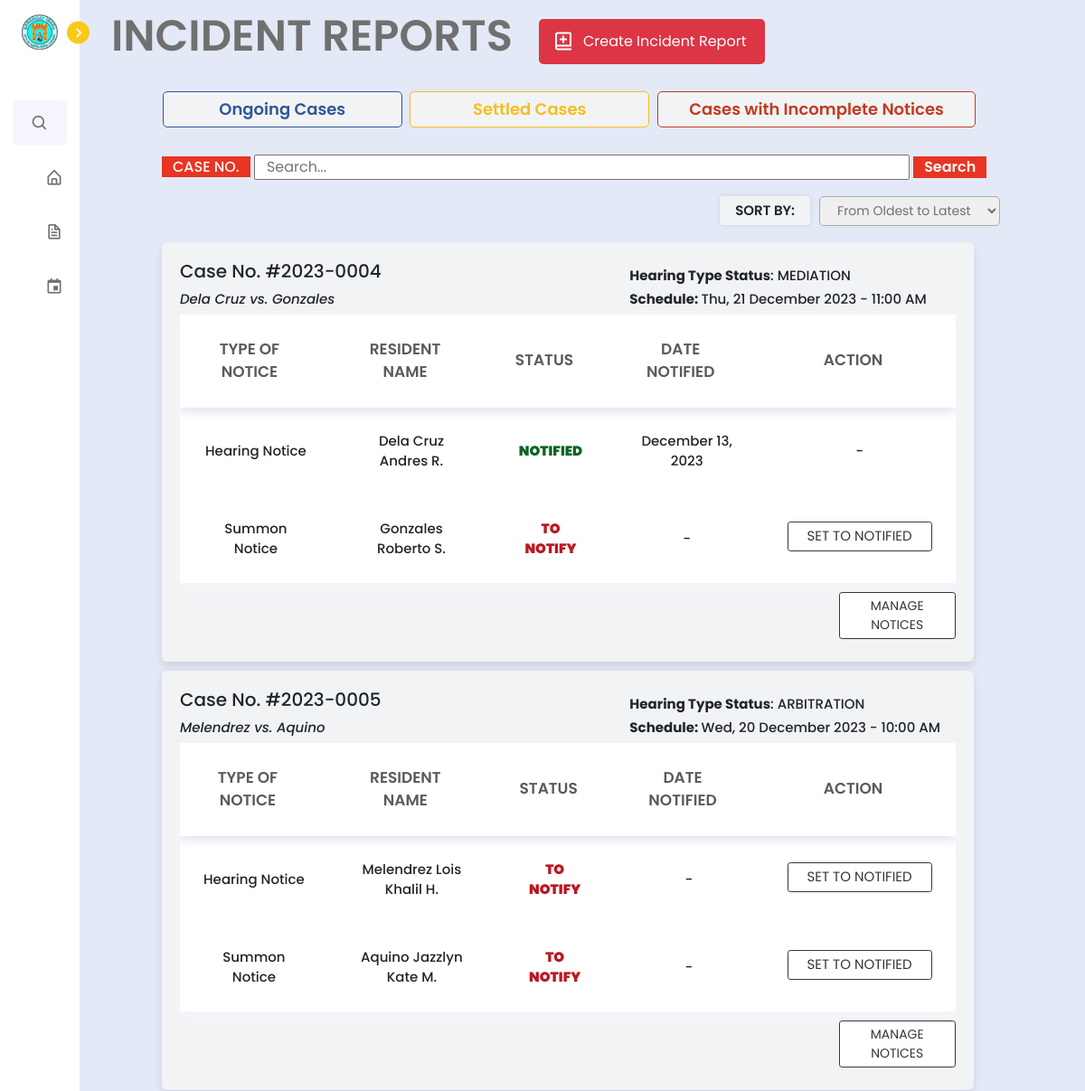
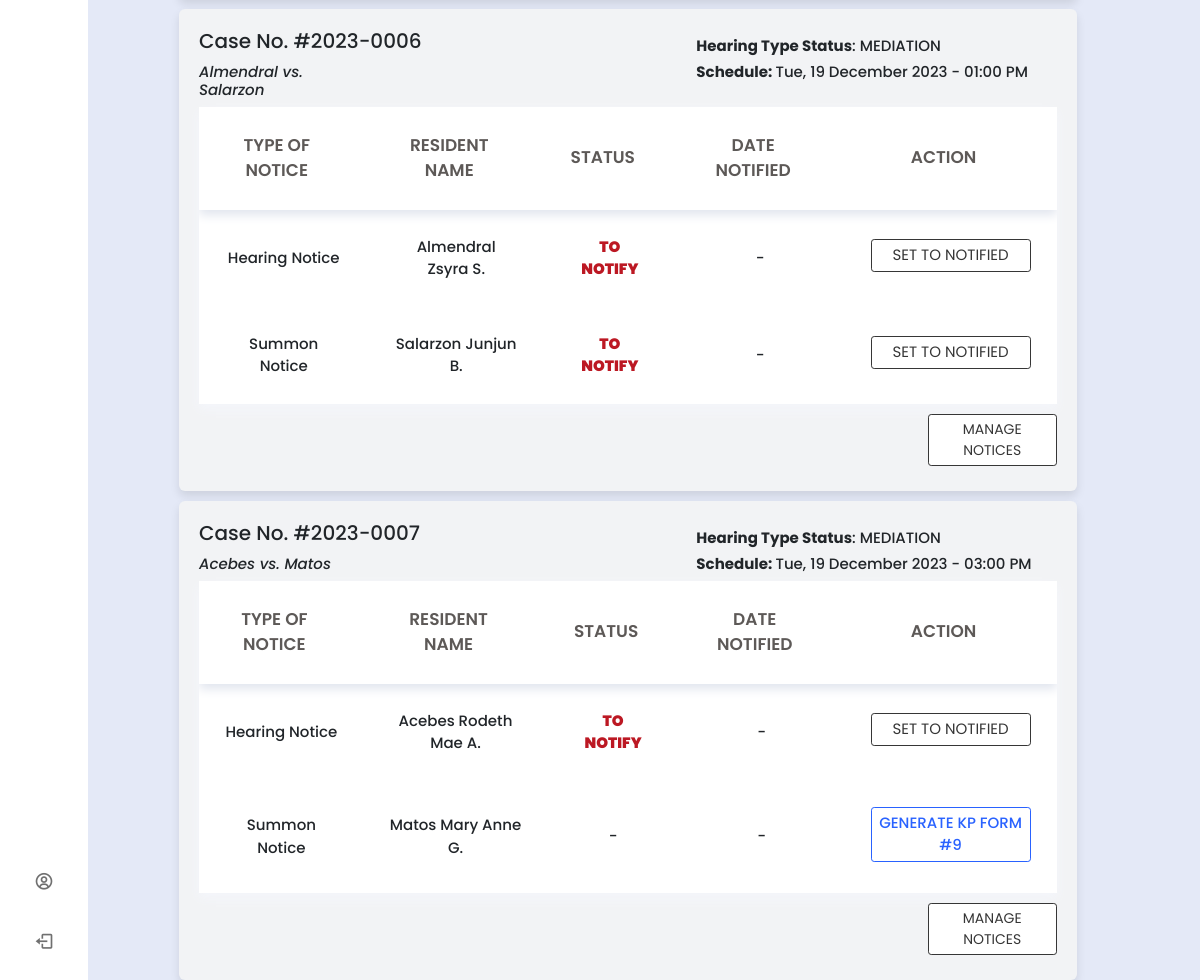
Screenshot of /barangay/lupon/incidentreports.php (signed in) with the database file from the repository (2 pictures, top to bottom).
### tables this page shows
CREATE TABLE `incident_report` (
  `incident_id` int(11) NOT NULL,
  `complainant_last_name` varchar(255) NOT NULL,
  `complainant_first_name` varchar(255) NOT NULL,
  `complainant_middle_name` varchar(255) NOT NULL,
  `complainant_cellphone_number` varchar(20) NOT NULL,
  `complainant_house_address` varchar(255) NOT NULL,
  `respondent_last_name` varchar(255) NOT NULL,
  `respondent_first_name` varchar(255) NOT NULL,
  `respondent_middle_name` varchar(255) NOT NULL,
  `respondent_cellphone_number` varchar(20) NOT NULL,
  `respondent_house_address` varchar(255) NOT NULL,
  `incident_case_number` varchar(50) NOT NULL,
  `incident_case_type` varchar(100) NOT NULL,
  `incident_date` date NOT NULL,
  `description_of_violation` tinytext NOT NULL,
  `created_at` timestamp NOT NULL DEFAULT current_timestamp(),
  `submitter_first_name` varchar(50) DEFAULT NULL,
  `submitter_last_name` varchar(50) DEFAULT NULL,
  `lupon_id` int(11) DEFAULT NULL,
  `pb_id` int(11) NOT NULL,
  `other_incident_case_type` varchar(255) DEFAULT NULL
);

CREATE TABLE `hearing` (
  `hearing_id` int(11) NOT NULL,
  `incident_case_number` varchar(50) DEFAULT NULL,
  `date_of_hearing` date DEFAULT NULL,
  `time_of_hearing` time DEFAULT NULL,
  `hearing_type_status` varchar(50) DEFAULT 'mediation',
  `timestamp` timestamp NOT NULL DEFAULT current_timestamp(),
  `schedule_change_timestamp` timestamp NULL DEFAULT NULL,
  `conciliation_timestamp` timestamp NULL DEFAULT NULL,
  `arbitration_timestamp` timestamp NULL DEFAULT NULL,
  `pb_id` int(11) DEFAULT NULL
);

CREATE TABLE `notify_residents` (
  `notify_id` int(11) NOT NULL,
  `incident_case_number` varchar(50) DEFAULT NULL,
  `generate_summon` varchar(20) DEFAULT 'not generated',
  `generated_summon_timestamp` timestamp NULL DEFAULT NULL,
  `notify_summon` varchar(20) DEFAULT 'not notified',
  `generate_hearing` varchar(20) DEFAULT 'not generated',
  `notify_hearing` varchar(20) NOT NULL DEFAULT 'not notified',
  `hearing_notified` timestamp NULL DEFAULT NULL,
  `summon_notified` timestamp NULL DEFAULT NULL,
  `generate_pangkat` varchar(20) NOT NULL DEFAULT 'not generated',
  `notify_pangkat` varchar(20) NOT NULL DEFAULT 'not notified',
  `pangkat_notified` timestamp NULL DEFAULT NULL,
  `generate_arbitration` varchar(20) NOT NULL DEFAULT 'not generated',
  `generate_execution` varchar(20) NOT NULL DEFAULT 'not generated',
  `generated_hearing_timestamp` timestamp NULL DEFAULT NULL,
  `generated_pangkat_timestamp` timestamp NULL DEFAULT NULL,
  `generated_arbitration_timestamp` timestamp NULL DEFAULT NULL,
  `generated_execution_timestamp` timestamp NULL DEFAULT NULL
);

### barangay/lupon/incidentreports.php (the view, shortened to what this page needs)
<?php
include '../../config.php';
$email = $_SESSION['email_address'];
$selectLuponId = mysqli_query($conn, "SELECT pb_id FROM `lupon_accounts` WHERE email_address = '$email'");
$row = mysqli_fetch_assoc($selectLuponId);
$pb_id = $row['pb_id'];
if(isset($_POST['submit_search'])){
    $search_case = mysqli_real_escape_string($conn, $_POST['search_case']);
    $query = "SELECT i.*, h.incident_case_number AS hearing_incident_case_number,
                     h.date_of_hearing, h.time_of_hearing, h.hearing_type_status
              FROM incident_report i
              LEFT JOIN hearing h ON i.incident_case_number = h.incident_case_number
              LEFT JOIN court_action ca ON i.incident_case_number = ca.incident_case_number
              WHERE i.pb_id = $pb_id
                    AND i.incident_case_number LIKE '%$search_case%'
                    AND ca.incident_case_number IS NULL
              ORDER BY i.created_at ASC";
} else {
    $query = "SELECT i.*, h.incident_case_number AS hearing_incident_case_number,
                     h.date_of_hearing, h.time_of_hearing, h.hearing_type_status
              FROM incident_report i
              LEFT JOIN hearing h ON i.incident_case_number = h.incident_case_number
              LEFT JOIN court_action ca ON i.incident_case_number = ca.incident_case_number
              WHERE i.pb_id = $pb_id
                    AND ca.incident_case_number IS NULL
              ORDER BY i.created_at ASC";
}
$result = mysqli_query($conn, $query);
?>
<!DOCTYPE html>
<html lang="en">
<head>
    <link href='https://unpkg.com/boxicons@2.1.1/css/boxicons.min.css' rel='stylesheet'>
    <link rel="stylesheet" href="../../node_modules/bootstrap/dist/css/bootstrap.min.css">
    <link rel="stylesheet" href="../../css/lupon.css">
    <link rel="stylesheet" href="../../css/incidentform.css">
</head>
<body>
<?php include 'nav_bar.php';?>
    <section class="home">
        <h1 style="margin-left: 4%; margin-top: 1%; display: flex; font-size: 48px;">INCIDENT REPORTS</h1>
        <a href="create_report.php" style="text-decoration: none;">
        <div class="add-account" style="margin-top: -5%; margin-left: 518px; width: 250px;">
        <i class='bx bx-book-add'></i>
        <p style="margin-left: 10px;">Create Incident Report</p>
        </div></a>
        <div class="cases-container" style="display: flex; margin-left: 5%; width: 80%;">
            <a href="ongoing_cases.php" class="ongoing-cases" style="height: 40px; text-decoration: none;">
                <p>Ongoing Cases</p>
            </a>
            <a href="settled_cases.php" class="settled-cases" style="height: 40px; margin-left: 1%; text-decoration: none;">
                <p>Settled Cases</p>
            </a>
            <a href="incomplete_notices.php" style="text-decoration: none;">
            <div class="incomplete-cases" style="height:40px; width: 120%;" >
                <p>Cases with Incomplete Notices</p>
            </div></a>
        </div>
        <div class="search-container">
            <form action="" method="post">
            <span class="case-button" style="padding: 0px 12px; cursor: default">CASE NO.</span>
                <input type="text" class="search-input" name="search_case" placeholder="Search..." style="width: 71%;">
                <button type="submit" name="submit_search" class="search-button" style="padding: 0px 12px;">Search</button>
            </form>
        </div>
        <div class="sort-container" style="margin-left: 64%;">
    <div class="sort-filter-box">Sort By:</div>
    <form id="sortForm" action="" method="get" onchange="redirectToSortedPage()">
        <select id="sort" name="sort">
            <option value="oldest">From Oldest to Latest</option>
        </select>
    </form>
</div>
    <?php
if (mysqli_num_rows($result) == 0) {
    echo '<div class="text-box">No Incident Cases found</div>';
} else {
    while ($row = mysqli_fetch_assoc($result)) {
    $incident_case_number = $row['incident_case_number'];
    $check_query = "SELECT COUNT(*) as count FROM amicable_settlement WHERE incident_case_number = '$incident_case_number'";
    $check_result = mysqli_query($conn, $check_query);
    $row_count = mysqli_fetch_assoc($check_result);
    $count = $row_count['count'];
    if ($count == 0) {
        $date_of_hearing = $row['date_of_hearing'];
        $formatted_date = date('l, F j, Y', strtotime($date_of_hearing));
        $schedule_status = isset($row['date_of_hearing']) && isset($row['time_of_hearing']) ?
            date('D, j F Y - h:i A', strtotime($row['date_of_hearing'] . ' ' . $row['time_of_hearing'])) :
            "NO SCHEDULE YET";
        echo '<div class="container" style="margin-top: 10px; width: 80%;">';
        echo '<div class="top-text" style="display: flex;">';
        echo '<h3 class="case-no-text" style="font-size: 20px;">Case No. #' . htmlspecialchars(substr($row['incident_case_number'], 0, 9)) . '</h3>';
        echo '</div>';
        if ($schedule_status !== "NO SCHEDULE YET") {
            echo '<div class="top-text" style="display: flex;">';
            echo '<h3 class="hearing-text" style="font-size: 15px; margin-top: -2.8%; margin-left: 58%; font-weight: 500;"><b>Hearing Type Status</b>: ' . strtoupper($row['hearing_type_status']) . '</h3>';
            echo '</div>';
        }
        echo '<div class="top-text" style="display: flex;">';
        echo '<h3 class="case-no-text" style="font-size: 15px; font-weight: 500; font-style: italic; width: 20%;">' . $row['complainant_last_name'] . ' vs. ' . $row['respondent_last_name'] . '</h3>';
        if ($schedule_status === "NO SCHEDULE YET") {
            echo '';
        } else {
            echo '<h3 class="hearing-text" style="font-size: 15px; font-weight: 500; margin-left: 38%;"><b>Schedule: </b>' . $schedule_status . '</h3>';
        }
        echo '</div>';
        echo '<table>';
        echo '<thead>';
        echo '<tr>';
        echo '<th>Type of Notice</th>';
        echo '<th>Resident Name</th>';
        echo '<th>Status</th>';
        echo '<th>Date Notified</th>';
        echo '<th>Action</th>';
        echo '</tr>';
        echo '</thead>';
        echo '<tbody>';
        if ($schedule_status === "NO SCHEDULE YET") {
            echo '<tr>';
            echo '<td colspan="5" style="text-align: center; font-size: 24px;">NO HEARING SCHEDULE YET</td>';
            echo '</tr>';
        } else {
            echo '<tr>';
            echo '<td>Hearing Notice</td>';
            echo '<td>' . $row['complainant_last_name'] . ' ' . $row['complainant_first_name'] . ' ' . substr($row['complainant_middle_name'], 0, 1) . '.</td>';
            echo '<td>';
            $check_query = "SELECT generate_hearing, notify_hearing, hearing_notified FROM notify_residents WHERE incident_case_number = '" . $row['incident_case_number'] . "'";
            $check_result = mysqli_query($conn, $check_query);
            if ($check_result && mysqli_num_rows($check_result) > 0) {
                $row_notify = mysqli_fetch_assoc($check_result);
                $generate_hearing_value = $row_notify['generate_hearing'];
                $notify_complainant_value = $row_notify['notify_hearing'];
                $hearing_notified = $row_notify['hearing_notified'];
                $formatted_date = date("F j, Y", strtotime($hearing_notified));
                if (empty($generate_hearing_value) || $generate_hearing_value === 'not generated') {
                    echo '-';
                } elseif ($notify_complainant_value === 'notified') {
                    echo '<span class="notified">NOTIFIED</span>';
                } else {
                    echo '<span class="to-notify">TO NOTIFY</span>';
                }
            }
            echo '</td>';
            echo '<td>';
            if (empty($generate_hearing_value) || $generate_hearing_value === 'not generated') {
                echo '-';
            } elseif ($notify_complainant_value === 'notified') {
                echo $formatted_date;
            } else {
                echo '-';
            }
            echo '</td>';
            echo '<td>';
            if (empty($generate_hearing_value) || $generate_hearing_value === 'not generated') {
                echo '<span class="generate" onclick="showSummonPopup()">Generate KP Form #8</span>';
            } elseif ($notify_complainant_value === 'notified') {
                echo '-';
            } else {
                echo '<button class="notify" style="cursor: default;">Set To Notified</button>';
            }
            echo '</td>';
            echo '</tr>';
            echo '<tr>';
            echo '<td>Summon Notice</td>';
            echo '<td>' . $row['respondent_last_name'] . ' ' . $row['respondent_first_name'] . ' ' . substr($row['respondent_middle_name'], 0, 1) . '.' . '</td>';
            echo '<td>';
            $check_query = "SELECT generate_summon, notify_summon, summon_notified FROM notify_residents WHERE incident_case_number = '" . $row['incident_case_number'] . "'";
            $check_result = mysqli_query($conn, $check_query);
            if ($check_result && mysqli_num_rows($check_result) > 0) {
                $row_notify = mysqli_fetch_assoc($check_result);
                $generate_summon_value = $row_notify['generate_summon'];
                $notify_summon_value = $row_notify['notify_summon'];
                $date_summon = $row_notify['summon_notified'];
                $summon_notified = date("F j, Y", strtotime($date_summon));
                if (empty($generate_summon_value) || $generate_summon_value === 'not generated') {
                    echo '-';
                } elseif ($notify_summon_value === 'notified') {
                    echo '<span class="notified">NOTIFIED</span>';
                } else {
                    echo '<span class="to-notify">TO NOTIFY</span>';
                }
            }
            echo '</td>';
            echo '<td>';
            if (empty($generate_summon_value) || $generate_summon_value === 'not generated') {
                echo '-';
            } elseif ($notify_summon_value === 'notified') {
                echo $summon_notified;
            } else {
                echo '-';
            }
            echo '</td>';
            echo '<td>';
            if (empty($generate_summon_value) || $generate_summon_value === 'not generated') {
                echo '<span class="generate" onclick="showSummonPopup()">Generate KP Form #9</span>';
            } elseif ($notify_summon_value === 'notified') {
                echo '-';
            } else {
                echo '<button class="notify" style="cursor: default;">Set To Notified</button>';
            }
            echo '</td>';
            echo '</tr>';
        }
        echo '</tbody>';
        echo '</table>';
        if ($schedule_status === "NO SCHEDULE YET") {
            echo '<a href="schedule_hearing.php?incident_case_number=' . $row['incident_case_number'] . '" style="text-decoration: none;">';
            echo '<button class="schedule" style="width: 18%; font-size: 14px; margin-left: 82%; margin-top: 10px;">SET HEARING SCHEDULE</button>';
            echo '</a>';
        } else {
            echo '<a href="notice_forms.php?incident_case_number=' . $row['incident_case_number'] . '" style="text-decoration: none;">';
            echo '<button class="schedule" style="width: 15%; font-size: 14px; margin-left: 85%; margin-top: 10px;">Manage Notices</button>';
            echo '</a>';
        }
        echo '</div>';
    }
}
}
?>
    </section>
</body>
</html>

### rows the page displays
incident_report: incident_case_number "2023-0004", hearing.hearing_type_status "MEDIATION", complainant_last_name "Dela Cruz", respondent_last_name "Gonzales", hearing.date_of_hearing+time_of_hearing "Thu, 21 December 2023 - 11:00 AM", complainant_first_name "Andres", complainant_middle_name "R", shows "NOTIFIED", notify_residents.hearing_notified "December 13, 2023", respondent_first_name "Roberto", respondent_middle_name "S", shows "TO NOTIFY", shows "SET TO NOTIFIED"
incident_report: incident_case_number "2023-0005", hearing.hearing_type_status "ARBITRATION", complainant_last_name "Melendrez", respondent_last_name "Aquino", hearing.date_of_hearing+time_of_hearing "Wed, 20 December 2023 - 10:00 AM", complainant_first_name "Lois Khalil", complainant_middle_name "H", shows "TO NOTIFY", shows "SET TO NOTIFIED", respondent_first_name "Jazzlyn Kate", respondent_middle_name "M"
incident_report: incident_case_number "2023-0006", hearing.hearing_type_status "MEDIATION", complainant_last_name "Almendral", respondent_last_name "Salarzon", hearing.date_of_hearing+time_of_hearing "Tue, 19 December 2023 - 01:00 PM", complainant_first_name "Zsyra", complainant_middle_name "S", shows "TO NOTIFY", shows "SET TO NOTIFIED", respondent_first_name "Junjun", respondent_middle_name "B"
incident_report: incident_case_number "2023-0007", hearing.hearing_type_status "MEDIATION", complainant_last_name "Acebes", respondent_last_name "Matos", hearing.date_of_hearing+time_of_hearing "Tue, 19 December 2023 - 03:00 PM", complainant_first_name "Rodeth Mae", complainant_middle_name "A", shows "TO NOTIFY", shows "SET TO NOTIFIED", respondent_first_name "Mary Anne", respondent_middle_name "G", shows "GENERATE KP FORM #9"
